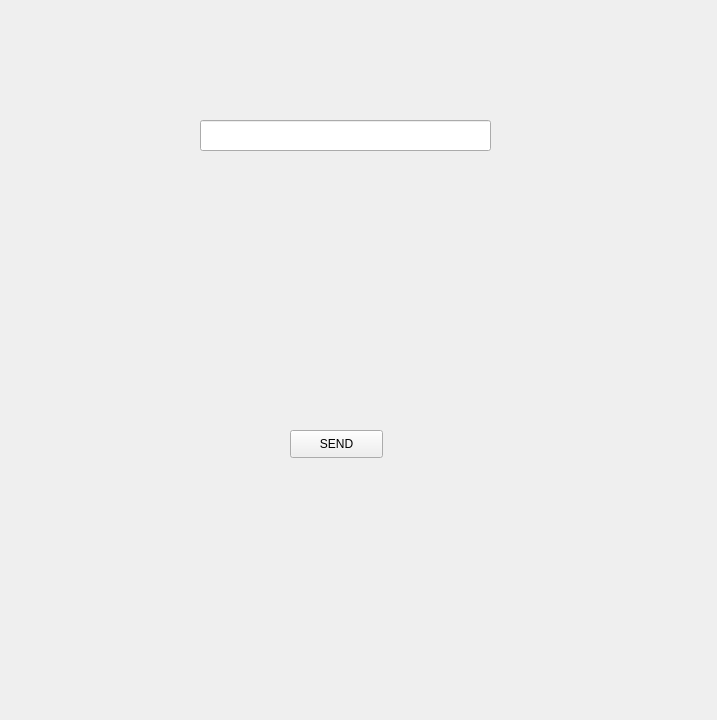
<?xml version="1.0" encoding="UTF-8"?>
<ui version="4.0">
 <class>PutereClass</class>
 <widget class="QWidget" name="PutereClass">
  <property name="geometry">
   <rect>
    <x>0</x>
    <y>0</y>
    <width>717</width>
    <height>720</height>
   </rect>
  </property>
  <property name="windowTitle">
   <string>PutereClass</string>
  </property>
  <widget class="QLineEdit" name="send_mess">
   <property name="geometry">
    <rect>
     <x>200</x>
     <y>120</y>
     <width>291</width>
     <height>31</height>
    </rect>
   </property>
  </widget>
  <widget class="QPushButton" name="button">
   <property name="geometry">
    <rect>
     <x>290</x>
     <y>430</y>
     <width>93</width>
     <height>28</height>
    </rect>
   </property>
   <property name="text">
    <string>SEND</string>
   </property>
  </widget>
  <widget class="QLabel" name="receive_mess">
   <property name="geometry">
    <rect>
     <x>180</x>
     <y>200</y>
     <width>311</width>
     <height>191</height>
    </rect>
   </property>
   <property name="text">
    <string/>
   </property>
  </widget>
 </widget>
 <layoutdefault spacing="6" margin="11"/>
 <resources/>
 <connections/>
</ui>
